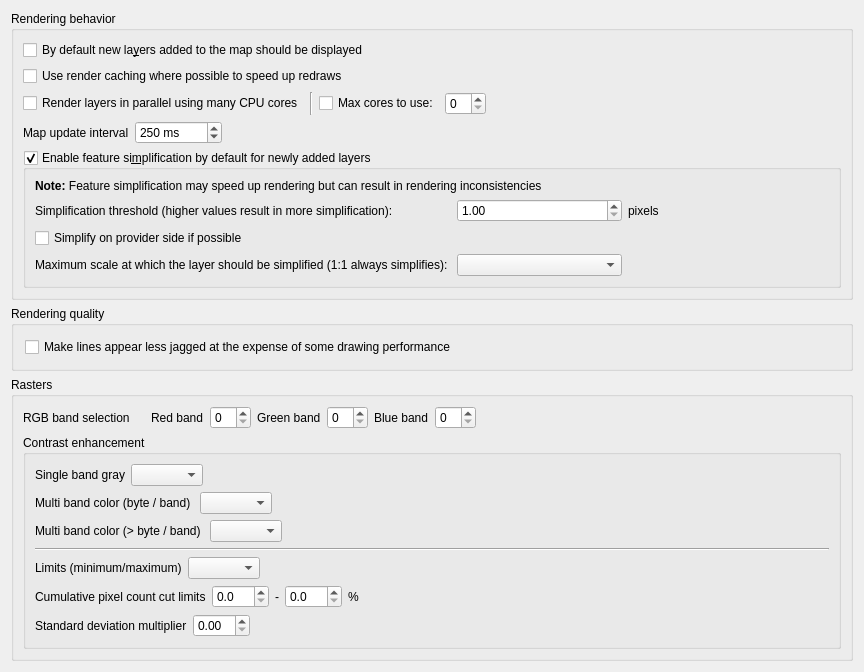
             <widget class="QWidget" name="mOptionsScrollAreaContents_04">
              <property name="geometry">
               <rect>
                <x>0</x>
                <y>0</y>
                <width>864</width>
                <height>672</height>
               </rect>
              </property>
              <layout class="QVBoxLayout" name="verticalLayout_29">
               <item>
                <widget class="QgsCollapsibleGroupBox" name="groupBox_5">
                 <property name="title">
                  <string>Rendering behavior</string>
                 </property>
                 <layout class="QVBoxLayout" name="verticalLayout_9">
                  <item>
                   <widget class="QCheckBox" name="chkAddedVisibility">
                    <property name="text">
                     <string>By default new la&amp;yers added to the map should be displayed</string>
                    </property>
                   </widget>
                  </item>
                  <item>
                   <widget class="QCheckBox" name="chkUseRenderCaching">
                    <property name="text">
                     <string>Use render caching where possible to speed up redraws</string>
                    </property>
                   </widget>
                  </item>
                  <item>
                   <layout class="QHBoxLayout" name="horizontalLayout_26">
                    <item>
                     <widget class="QCheckBox" name="chkParallelRendering">
                      <property name="text">
                       <string>Render layers in parallel using many CPU cores</string>
                      </property>
                     </widget>
                    </item>
                    <item>
                     <widget class="Line" name="line_6">
                      <property name="orientation">
                       <enum>Qt::Vertical</enum>
                      </property>
                     </widget>
                    </item>
                    <item>
                     <widget class="QCheckBox" name="chkMaxThreads">
                      <property name="text">
                       <string>Max cores to use:</string>
                      </property>
                     </widget>
                    </item>
                    <item>
                     <widget class="QSpinBox" name="spinMaxThreads"/>
                    </item>
                    <item>
                     <spacer name="horizontalSpacer_41">
                      <property name="orientation">
                       <enum>Qt::Horizontal</enum>
                      </property>
                      <property name="sizeHint" stdset="0">
                       <size>
                        <width>40</width>
                        <height>20</height>
                       </size>
                      </property>
                     </spacer>
                    </item>
                   </layout>
                  </item>
                  <item>
                   <layout class="QHBoxLayout" name="horizontalLayout_4">
                    <item>
                     <widget class="QLabel" name="label_56">
                      <property name="text">
                       <string>Map update interval</string>
                      </property>
                     </widget>
                    </item>
                    <item>
                     <widget class="QSpinBox" name="spinMapUpdateInterval">
                      <property name="suffix">
                       <string> ms</string>
                      </property>
                      <property name="maximum">
                       <number>999999</number>
                      </property>
                      <property name="singleStep">
                       <number>50</number>
                      </property>
                      <property name="value">
                       <number>250</number>
                      </property>
                     </widget>
                    </item>
                    <item>
                     <spacer name="horizontalSpacer_46">
                      <property name="orientation">
                       <enum>Qt::Horizontal</enum>
                      </property>
                      <property name="sizeHint" stdset="0">
                       <size>
                        <width>40</width>
                        <height>20</height>
                       </size>
                      </property>
                     </spacer>
                    </item>
                   </layout>
                  </item>
                  <item>
                   <widget class="QgsCollapsibleGroupBox" name="mSimplifyDrawingGroupBox">
                    <property name="title">
                     <string>Enable feature si&amp;mplification by default for newly added layers</string>
                    </property>
                    <property name="flat">
                     <bool>true</bool>
                    </property>
                    <property name="checkable">
                     <bool>true</bool>
                    </property>
                    <layout class="QGridLayout" name="_14">
                     <item row="0" column="1" colspan="4">
                      <widget class="QLabel" name="label_59">
                       <property name="text">
                        <string>&lt;b&gt;Note:&lt;/b&gt; Feature simplification may speed up rendering but can result in rendering inconsistencies</string>
                       </property>
                      </widget>
                     </item>
                     <item row="1" column="1">
                      <widget class="QLabel" name="label_65">
                       <property name="text">
                        <string>Simplification threshold (higher values result in more simplification): </string>
                       </property>
                       <property name="margin">
                        <number>2</number>
                       </property>
                      </widget>
                     </item>
                     <item row="1" column="2">
                      <widget class="QDoubleSpinBox" name="mSimplifyDrawingSpinBox">
                       <property name="toolTip">
                        <string>Higher values result in more simplification</string>
                       </property>
                       <property name="decimals">
                        <number>2</number>
                       </property>
                       <property name="minimum">
                        <double>1.000000000000000</double>
                       </property>
                       <property name="maximum">
                        <double>5.000000000000000</double>
                       </property>
                       <property name="singleStep">
                        <double>0.200000000000000</double>
                       </property>
                       <property name="value">
                        <double>1.000000000000000</double>
                       </property>
                      </widget>
                     </item>
                     <item row="1" column="3">
                      <widget class="QLabel" name="mSimplifyDrawingPx">
                       <property name="text">
                        <string>pixels</string>
                       </property>
                       <property name="margin">
                        <number>2</number>
                       </property>
                      </widget>
                     </item>
                     <item row="1" column="4">
                      <spacer name="horizontalSpacer_40">
                       <property name="orientation">
                        <enum>Qt::Horizontal</enum>
                       </property>
                       <property name="sizeHint" stdset="0">
                        <size>
                         <width>20</width>
                         <height>20</height>
                        </size>
                       </property>
                      </spacer>
                     </item>
                     <item row="2" column="1" colspan="4">
                      <widget class="QCheckBox" name="mSimplifyDrawingAtProvider">
                       <property name="text">
                        <string>Simplify on provider side if possible</string>
                       </property>
                      </widget>
                     </item>
                     <item row="3" column="1">
                      <widget class="QLabel" name="mSimplifyMaxScaleLabel">
                       <property name="text">
                        <string>Maximum scale at which the layer should be simplified (1:1 always simplifies): </string>
                       </property>
                       <property name="margin">
                        <number>2</number>
                       </property>
                      </widget>
                     </item>
                     <item row="3" column="2">
                      <widget class="QgsScaleComboBox" name="mSimplifyMaximumScaleComboBox">
                       <property name="sizePolicy">
                        <sizepolicy hsizetype="Expanding" vsizetype="Fixed">
                         <horstretch>0</horstretch>
                         <verstretch>0</verstretch>
                        </sizepolicy>
                       </property>
                      </widget>
                     </item>
                    </layout>
                   </widget>
                  </item>
                 </layout>
                </widget>
               </item>
               <item>
                <widget class="QgsCollapsibleGroupBox" name="groupBox_8">
                 <property name="title">
                  <string>Rendering quality</string>
                 </property>
                 <layout class="QVBoxLayout" name="_5">
                  <property name="margin">
                   <number>11</number>
                  </property>
                  <item>
                   <widget class="QCheckBox" name="chkAntiAliasing">
                    <property name="text">
                     <string>Make lines appear less jagged at the expense of some drawing performance</string>
                    </property>
                   </widget>
                  </item>
                 </layout>
                </widget>
               </item>
               <item>
                <widget class="QgsCollapsibleGroupBox" name="groupBox_14">
                 <property name="title">
                  <string>Rasters</string>
                 </property>
                 <layout class="QVBoxLayout" name="verticalLayout_10">
                  <item>
                   <widget class="QWidget" name="widget" native="true">
                    <layout class="QHBoxLayout" name="horizontalLayout_19">
                     <property name="margin">
                      <number>0</number>
                     </property>
                     <item>
                      <widget class="QLabel" name="label_21">
                       <property name="text">
                        <string>RGB band selection</string>
                       </property>
                      </widget>
                     </item>
                     <item>
                      <spacer name="horizontalSpacer_19">
                       <property name="orientation">
                        <enum>Qt::Horizontal</enum>
                       </property>
                       <property name="sizeType">
                        <enum>QSizePolicy::Maximum</enum>
                       </property>
                       <property name="sizeHint" stdset="0">
                        <size>
                         <width>15</width>
                         <height>20</height>
                        </size>
                       </property>
                      </spacer>
                     </item>
                     <item>
                      <widget class="QLabel" name="label_22">
                       <property name="text">
                        <string>Red band</string>
                       </property>
                      </widget>
                     </item>
                     <item>
                      <widget class="QSpinBox" name="spnRed"/>
                     </item>
                     <item>
                      <widget class="QLabel" name="label_23">
                       <property name="text">
                        <string>Green band</string>
                       </property>
                      </widget>
                     </item>
                     <item>
                      <widget class="QSpinBox" name="spnGreen"/>
                     </item>
                     <item>
                      <widget class="QLabel" name="label_24">
                       <property name="text">
                        <string>Blue band</string>
                       </property>
                      </widget>
                     </item>
                     <item>
                      <widget class="QSpinBox" name="spnBlue"/>
                     </item>
                     <item>
                      <spacer name="horizontalSpacer_20">
                       <property name="orientation">
                        <enum>Qt::Horizontal</enum>
                       </property>
                       <property name="sizeHint" stdset="0">
                        <size>
                         <width>40</width>
                         <height>20</height>
                        </size>
                       </property>
                      </spacer>
                     </item>
                    </layout>
                   </widget>
                  </item>
                  <item>
                   <widget class="QGroupBox" name="groupBox_17">
                    <property name="title">
                     <string>Contrast enhancement</string>
                    </property>
                    <property name="flat">
                     <bool>true</bool>
                    </property>
                    <layout class="QVBoxLayout" name="verticalLayout_11">
                     <item>
                      <widget class="QWidget" name="widget_3" native="true">
                       <layout class="QHBoxLayout" name="horizontalLayout_22">
                        <property name="margin">
                         <number>0</number>
                        </property>
                        <item>
                         <widget class="QLabel" name="label_37">
                          <property name="text">
                           <string>Single band gray</string>
                          </property>
                         </widget>
                        </item>
                        <item>
                         <widget class="QComboBox" name="cboxContrastEnhancementAlgorithmSingleBand"/>
                        </item>
                        <item>
                         <spacer name="horizontalSpacer_23">
                          <property name="orientation">
                           <enum>Qt::Horizontal</enum>
                          </property>
                          <property name="sizeHint" stdset="0">
                           <size>
                            <width>208</width>
                            <height>20</height>
                           </size>
                          </property>
                         </spacer>
                        </item>
                       </layout>
                      </widget>
                     </item>
                     <item>
                      <widget class="QWidget" name="widget_4" native="true">
                       <layout class="QHBoxLayout" name="horizontalLayout_23">
                        <property name="margin">
                         <number>0</number>
                        </property>
                        <item>
                         <widget class="QLabel" name="label_38">
                          <property name="text">
                           <string>Multi band color (byte / band) </string>
                          </property>
                         </widget>
                        </item>
                        <item>
                         <widget class="QComboBox" name="cboxContrastEnhancementAlgorithmMultiBandSingleByte"/>
                        </item>
                        <item>
                         <spacer name="horizontalSpacer_24">
                          <property name="orientation">
                           <enum>Qt::Horizontal</enum>
                          </property>
                          <property name="sizeHint" stdset="0">
                           <size>
                            <width>208</width>
                            <height>20</height>
                           </size>
                          </property>
                         </spacer>
                        </item>
                       </layout>
                      </widget>
                     </item>
                     <item>
                      <widget class="QWidget" name="widget_5" native="true">
                       <layout class="QHBoxLayout" name="horizontalLayout_24">
                        <property name="margin">
                         <number>0</number>
                        </property>
                        <item>
                         <widget class="QLabel" name="label_39">
                          <property name="text">
                           <string>Multi band color (&gt; byte / band) </string>
                          </property>
                         </widget>
                        </item>
                        <item>
                         <widget class="QComboBox" name="cboxContrastEnhancementAlgorithmMultiBandMultiByte"/>
                        </item>
                        <item>
                         <spacer name="horizontalSpacer_25">
                          <property name="orientation">
                           <enum>Qt::Horizontal</enum>
                          </property>
                          <property name="sizeHint" stdset="0">
                           <size>
                            <width>208</width>
                            <height>20</height>
                           </size>
                          </property>
                         </spacer>
                        </item>
                       </layout>
                      </widget>
                     </item>
                     <item>
                      <widget class="Line" name="line">
                       <property name="orientation">
                        <enum>Qt::Horizontal</enum>
                       </property>
                      </widget>
                     </item>
                     <item>
                      <widget class="QWidget" name="widget_6" native="true">
                       <layout class="QHBoxLayout" name="horizontalLayout_25">
                        <property name="margin">
                         <number>0</number>
                        </property>
                        <item>
                         <widget class="QLabel" name="label_40">
                          <property name="text">
                           <string>Limits (minimum/maximum)</string>
                          </property>
                         </widget>
                        </item>
                        <item>
                         <widget class="QComboBox" name="cboxContrastEnhancementLimits"/>
                        </item>
                        <item>
                         <spacer name="horizontalSpacer_26">
                          <property name="orientation">
                           <enum>Qt::Horizontal</enum>
                          </property>
                          <property name="sizeHint" stdset="0">
                           <size>
                            <width>208</width>
                            <height>20</height>
                           </size>
                          </property>
                         </spacer>
                        </item>
                       </layout>
                      </widget>
                     </item>
                     <item>
                      <widget class="QWidget" name="widget_7" native="true">
                       <layout class="QHBoxLayout" name="horizontalLayout_18">
                        <property name="margin">
                         <number>0</number>
                        </property>
                        <item>
                         <widget class="QLabel" name="label_36">
                          <property name="text">
                           <string>Cumulative pixel count cut limits</string>
                          </property>
                         </widget>
                        </item>
                        <item>
                         <widget class="QDoubleSpinBox" name="mRasterCumulativeCutLowerDoubleSpinBox">
                          <property name="decimals">
                           <number>1</number>
                          </property>
                         </widget>
                        </item>
                        <item>
                         <widget class="QLabel" name="label_34">
                          <property name="text">
                           <string>-</string>
                          </property>
                         </widget>
                        </item>
                        <item>
                         <widget class="QDoubleSpinBox" name="mRasterCumulativeCutUpperDoubleSpinBox">
                          <property name="decimals">
                           <number>1</number>
                          </property>
                         </widget>
                        </item>
                        <item>
                         <widget class="QLabel" name="label_35">
                          <property name="text">
                           <string>%</string>
                          </property>
                         </widget>
                        </item>
                        <item>
                         <spacer name="horizontalSpacer_18">
                          <property name="orientation">
                           <enum>Qt::Horizontal</enum>
                          </property>
                          <property name="sizeHint" stdset="0">
                           <size>
                            <width>123</width>
                            <height>20</height>
                           </size>
                          </property>
                         </spacer>
                        </item>
                       </layout>
                      </widget>
                     </item>
                     <item>
                      <widget class="QWidget" name="widget_2" native="true">
                       <layout class="QHBoxLayout" name="horizontalLayout_20">
                        <property name="margin">
                         <number>0</number>
                        </property>
                        <item>
                         <widget class="QLabel" name="label_25">
                          <property name="text">
                           <string>Standard deviation multiplier</string>
                          </property>
                         </widget>
                        </item>
                        <item>
                         <widget class="QDoubleSpinBox" name="spnThreeBandStdDev">
                          <property name="maximum">
                           <double>10.000000000000000</double>
                          </property>
                          <property name="singleStep">
                           <double>0.100000000000000</double>
                          </property>
                         </widget>
                        </item>
                        <item>
                         <spacer name="horizontalSpacer_21">
                          <property name="orientation">
                           <enum>Qt::Horizontal</enum>
                          </property>
                          <property name="sizeHint" stdset="0">
                           <size>
                            <width>258</width>
                            <height>20</height>
                           </size>
                          </property>
                         </spacer>
                        </item>
                       </layout>
                      </widget>
                     </item>
                    </layout>
                   </widget>
                  </item>
                 </layout>
                </widget>
               </item>
               <item>
                <spacer name="verticalSpacer_2">
                 <property name="orientation">
                  <enum>Qt::Vertical</enum>
                 </property>
                 <property name="sizeHint" stdset="0">
                  <size>
                   <width>20</width>
                   <height>40</height>
                  </size>
                 </property>
                </spacer>
               </item>
               <item>
                <spacer name="verticalSpacer_6">
                 <property name="orientation">
                  <enum>Qt::Vertical</enum>
                 </property>
                 <property name="sizeHint" stdset="0">
                  <size>
                   <width>20</width>
                   <height>40</height>
                  </size>
                 </property>
                </spacer>
               </item>
              </layout>
             </widget>
